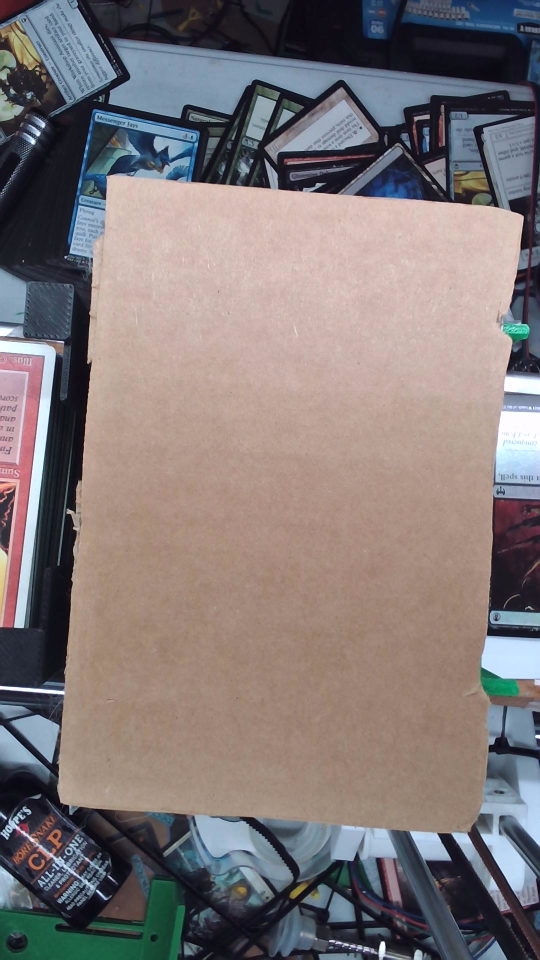
#> input picture staging_bg_ref.png, 1080 x 1920 px (shown at 1/2 size)
$ python -i detection_backup_20260412.py   (imports and definitions only)
#> lines starting #> are read from the running program, lines starting #| are printed output that depends on the picture; after the words box and inside, x2 and y2 are one past the last pixel; in counts of white or black regions, pixels touching at a corner belong together
#> further down, picture is the input picture: shape (1920, 1080, 3); mean B, G, R 119.8, 119.7, 128.4
# detection.py
# ---------------------------------------------------------------------------
# Contains detection-related functions:
#   1) find_card_contour_no_bg — primary detection (white background)
#   2) find_card_contour_bg_sub
#   3) get_perspective_corrected_card
#   4) contours_are_similar
#   5) detect_aruco_bounding_box — LEGACY, used by CLI only
#   6) scale_corners — LEGACY, used by CLI only
#   7) setup_bounding_box — LEGACY CLI interactive tool
#   8) save_bounding_box / load_bounding_box — LEGACY CLI only
#   9) color_correct_card — per-channel levels correction using card border
#  10) detect_on_white_background — PRIMARY detection for web server
#
# NOTE: The web server uses ONLY detect_on_white_background() for card
# detection. Bounding box functions (5-8) are retained for backward
# compatibility with CLI scripts (main.py, test_*.py) but are not used
# by the web interface.
# ---------------------------------------------------------------------------

import json
import cv2
import numpy as np

from config import (BOUNDING_BOX_PATH, STAGING_ROI_PATH, STAGING_BG_REF_PATH,
                    CARD_WIDTH, CARD_HEIGHT,
                    ART_REGION, ART_REGION_SAGA, ART_REGION_CLASS)


# ---------------------------------------------------------------------------
# Resolution-aware scaling helpers
# ---------------------------------------------------------------------------
# All hardcoded pixel thresholds and morphological kernel sizes in this module
# were originally calibrated at 1280x720 (the "reference" resolution). When
# the camera runs at a different resolution (e.g., 1920x1080) we need to
# scale these values proportionally or detection breaks — kernels are too
# small to close gaps, area thresholds are too low, Hough line lengths are
# too short, etc.
#
# _res_scale(value, frame) multiplies `value` by the ratio of the frame's
# width to the reference width (1280). For 1920x1080 this is 1.5x.

_REFERENCE_WIDTH = 1280


def _res_scale(value, frame, as_odd=False):
    """
    Scale a pixel-domain value from the reference resolution (1280 wide)
    to the actual frame resolution. Returns an int.

    If as_odd=True, ensures the result is odd (required for some OpenCV
    kernel sizes and block sizes).
    """
    if frame is None:
        return int(value)
    w = frame.shape[1] if len(frame.shape) >= 2 else _REFERENCE_WIDTH
    scaled = int(round(value * w / _REFERENCE_WIDTH))
    if as_odd and scaled % 2 == 0:
        scaled += 1
    return max(1, scaled)


def _res_scale_area(value, frame):
    """
    Scale an area threshold by the SQUARE of the resolution ratio.
    A card that occupies 10000 px² at 1280 wide occupies 22500 px² at 1920.
    """
    if frame is None:
        return int(value)
    w = frame.shape[1] if len(frame.shape) >= 2 else _REFERENCE_WIDTH
    ratio = w / _REFERENCE_WIDTH
    return int(round(value * ratio * ratio))


def _find_quad_contour(edge_img, min_area, expected_ratio, ratio_tolerance,
                       max_area=None, debug=False):
    """
    Find the best 4-point polygon contour in an edge image.
    Accepts contours with 4-8 vertices and refines them to 4 points
    using the minimum area bounding rectangle.

    :param max_area: If set, reject contours LARGER than this. Used when
                     detecting inside a staging ROI to reject the platform
                     outline or ROI boundary contour (which are bigger than
                     the card).
    """
    k = _res_scale(3, edge_img, as_odd=True)
    kernel = cv2.getStructuringElement(cv2.MORPH_RECT, (k, k))
    closed = cv2.morphologyEx(edge_img, cv2.MORPH_CLOSE, kernel)

    contours, _ = cv2.findContours(closed, cv2.RETR_EXTERNAL, cv2.CHAIN_APPROX_SIMPLE)
    if debug:
        print(f"[DEBUG-noBG] Found {len(contours)} contours")

    best_approx = None
    best_area = 0
    for cnt in contours:
        area = cv2.contourArea(cnt)
        if area < min_area:
            continue
        if max_area is not None and area > max_area:
            if debug:
                print(f"[DEBUG-noBG] Rejected contour: area {area:.0f} "
                      f"> max {max_area:.0f} (platform/ROI boundary?)")
            continue

        epsilon = 0.02 * cv2.arcLength(cnt, True)
        approx = cv2.approxPolyDP(cnt, epsilon, True)

        # Accept 4-point polygons directly
        # Also accept 5-8 point polygons (rounded corners, slight edge noise)
        # and use minAreaRect to get 4 clean corners
        if len(approx) < 4 or len(approx) > 8:
            if debug:
                print(f"[DEBUG-noBG] Rejected contour: {len(approx)} vertices")
            continue

        # Aspect ratio check
        if expected_ratio is not None:
            _, _, bw, bh = cv2.boundingRect(approx)
            ratio = max(bw, bh) / (min(bw, bh) + 1e-6)
            if abs(ratio - expected_ratio) / expected_ratio > ratio_tolerance:
                if debug:
                    print(f"[DEBUG-noBG] Rejected contour: "
                          f"ratio {ratio:.2f} vs expected {expected_ratio:.2f}")
                continue

        if area > best_area:
            best_area = area
            if len(approx) == 4:
                best_approx = approx
            else:
                # Refine to 4 corners using minAreaRect
                rect = cv2.minAreaRect(cnt)
                box = cv2.boxPoints(rect)
                best_approx = np.intp(box).reshape(4, 1, 2)

    return best_approx


def find_card_contour_no_bg(frame,
                            min_area=10000,
                            expected_ratio=None,
                            ratio_tolerance=0.25,
                            canny_low=50,
                            canny_high=150,
                            max_area=None,
                            debug=False):
    """
    Detects card contour in `frame` without using background subtraction.
    Returns the best approx (4-point polygon) or None if not found.

    Uses a multi-strategy approach:
      1) Canny edge detection (standard)
      2) Adaptive threshold (handles uneven lighting)
      3) Otsu threshold (fallback)

    :param frame: The input frame (BGR)
    :param min_area: Minimum area threshold to consider a contour as the card
    :param expected_ratio: Expected height/width ratio of the card (e.g. 1.4).
                           If provided, contours that don't match within
                           ratio_tolerance are rejected.
    :param ratio_tolerance: How far the contour's aspect ratio can deviate
                            from expected_ratio (fraction, default 0.25 = 25%)
    :param canny_low: Lower hysteresis threshold for Canny (default 50).
                      Edges with gradient in [low, high] are kept only if
                      connected to a gradient >= high.
    :param canny_high: Upper hysteresis threshold for Canny (default 150).
                       This is the minimum gradient that will SEED an edge.
                       Cards with softer outer borders (white card on
                       medium-tone background, gradient ~115) need this
                       LOWERED to ~80 or the outer border is invisible and
                       Canny locks onto the interior black frame instead.
    :param max_area: If set, reject contours LARGER than this. Used when
                     detecting inside a staging ROI to reject the platform
                     outline or ROI boundary contour.
    :param debug: Whether to show debug windows/prints
    :return: The best approx (4-point polygon) or None
    """
    # Scale min_area and kernel sizes to the actual frame resolution
    scaled_min_area = _res_scale_area(min_area, frame)

    gray = cv2.cvtColor(frame, cv2.COLOR_BGR2GRAY)
    if debug:
        cv2.imshow("Debug - Gray", gray)

    blur_k = _res_scale(5, frame, as_odd=True)
    blurred = cv2.GaussianBlur(gray, (blur_k, blur_k), 0)

    # --- Strategy 1: Canny edge detection ---
    edges = cv2.Canny(blurred, canny_low, canny_high)
    if debug:
        cv2.imshow("Debug - Edges (Canny)", edges)

    result = _find_quad_contour(edges, scaled_min_area, expected_ratio,
                                ratio_tolerance, max_area=max_area, debug=debug)
    if result is not None:
        return result

    # --- Strategy 2: Adaptive threshold ---
    if debug:
        print("[DEBUG-noBG] Canny failed, trying adaptive threshold...")
    adapt_block = _res_scale(15, frame, as_odd=True)
    adaptive = cv2.adaptiveThreshold(blurred, 255,
                                      cv2.ADAPTIVE_THRESH_GAUSSIAN_C,
                                      cv2.THRESH_BINARY_INV, adapt_block, 4)
    if debug:
        cv2.imshow("Debug - Adaptive", adaptive)

    result = _find_quad_contour(adaptive, scaled_min_area, expected_ratio,
                                ratio_tolerance, max_area=max_area, debug=debug)
    if result is not None:
        return result

    # --- Strategy 3: Otsu threshold ---
    if debug:
        print("[DEBUG-noBG] Adaptive failed, trying Otsu threshold...")
    _, otsu = cv2.threshold(blurred, 0, 255,
                            cv2.THRESH_BINARY_INV + cv2.THRESH_OTSU)
    if debug:
        cv2.imshow("Debug - Otsu", otsu)

    result = _find_quad_contour(otsu, scaled_min_area, expected_ratio,
                                ratio_tolerance, max_area=max_area, debug=debug)
    return result

# [50 lines left out: function find_card_contour_bg_sub, not called in this run]

def get_perspective_corrected_card(frame,
                                   approx,
                                   width=CARD_WIDTH,
                                   height=CARD_HEIGHT):
    """
    Warps the region of `frame` defined by the 4-point contour `approx`
    into a (width x height) image. Ensures the card's long edge ends up
    as the warp's long (vertical) edge, i.e. portrait orientation,
    regardless of how the card was rotated in the source frame.

    Defaults match Scryfall PNG dimensions (745x1040) so the warp produces
    images aligned with the hash DB's coordinate space.

    CRITICAL: the source points must be ordered such that the card's
    SHORT edges map to the dst's short edges and its LONG edges map to
    the dst's long edges — otherwise the warp stretches/squishes the
    card content and phash matching collapses to the noise floor.
    """
    pts = approx.reshape(4, 2).astype(np.float32)
    # Step 1: naive y-then-x sort. This works when the card is roughly
    # upright in the frame but fails for cards rotated ~45-90° because
    # the "top two by y" become the card's LEFT edge (long side),
    # which then gets mapped to the dst's short top edge.
    pts = sorted(pts, key=lambda x: x[1])
    top_two = pts[:2]
    bottom_two = pts[2:]
    top_left, top_right = sorted(top_two, key=lambda x: x[0])
    bottom_left, bottom_right = sorted(bottom_two, key=lambda x: x[0])

    # Step 2: check edge lengths. If the "top" edge is longer than the
    # "left" edge, the card is landscape-in-frame — our labels are 90°
    # off. Cyclically shift the ordering so the LONG card edges map to
    # the LONG dst edges (height) instead of getting squished into the
    # short dst edges (width).
    top_len = np.linalg.norm(np.array(top_right) - np.array(top_left))
    left_len = np.linalg.norm(np.array(bottom_left) - np.array(top_left))

    if top_len > left_len:
        # Cyclic shift by 1: [TL,TR,BR,BL] -> [TR,BR,BL,TL].
        # After the shift the previous "right edge" (long) becomes the
        # new "top edge", mapped to width, which is wrong. So we shift
        # the OTHER way: rotate the corner labels so the old "left
        # edge" (long) becomes the new "left edge" of the labeled
        # quad, i.e. shift by -1: [TL,TR,BR,BL] -> [BL,TL,TR,BR].
        top_left, top_right, bottom_right, bottom_left = (
            bottom_left, top_left, top_right, bottom_right)

    ordered = np.array([top_left, top_right, bottom_right, bottom_left],
                       dtype="float32")

    dst = np.array([
        [0, 0],
        [width - 1, 0],
        [width - 1, height - 1],
        [0, height - 1]
    ], dtype="float32")

    M = cv2.getPerspectiveTransform(ordered, dst)
    warped = cv2.warpPerspective(frame, M, (width, height))

    # Safety net: if for some reason we still got a landscape result
    # (e.g. source points were pathological), rotate it upright. With
    # the length-check fix above this path should rarely trigger.
    h, w, _ = warped.shape
    if w > h:
        warped = cv2.rotate(warped, cv2.ROTATE_90_CLOCKWISE)

    return warped

# [12 lines left out: function contours_are_similar, not called in this run]

# ----------------------------------------------------------------------------
# ArUco detection (adjusted for older OpenCV versions)
# ----------------------------------------------------------------------------
try:
    from cv2 import aruco
except ImportError:
    # If the user does not have opencv-contrib or is using older naming:
    # Fallback to legacy if needed. You might need:
    # from cv2 import aruco_legacy as aruco
    raise ImportError("OpenCV ArUco not found. Try installing opencv-contrib-python.")

ARUCO_DICT = aruco.getPredefinedDictionary(aruco.DICT_ARUCO_ORIGINAL)
ARUCO_PARAMS = aruco.DetectorParameters()


# [77 lines left out: functions detect_aruco_bounding_box, scale_corners, not called in this run]


# ----------------------------------------------------------------------------
# Click-to-set bounding box
# ----------------------------------------------------------------------------

_click_points = []
_click_frame = None


# [108 lines left out: functions _mouse_callback, setup_bounding_box, save_bounding_box, load_bounding_box, not called in this run]


# ----------------------------------------------------------------------------
# Staging area ROI — crop frame to just the staging surface
# ----------------------------------------------------------------------------

_staging_click_points = []
_staging_click_frame = None


# [92 lines left out: functions _staging_mouse_callback, setup_staging_roi, save_staging_roi, not called in this run]


def load_staging_roi():
    """Load saved staging ROI corners. Returns numpy array or None."""
    try:
        with open(STAGING_ROI_PATH, 'r') as f:
#> (reads staging_roi.json from the repository)
            data = json.load(f)
        corners = np.array(data, dtype=np.float32)
        if corners.shape == (4, 2):
            print(f"[staging] Loaded staging ROI from {STAGING_ROI_PATH}")
            return corners
    except (FileNotFoundError, json.JSONDecodeError, ValueError):
        pass
    return None


# [19 lines left out: function crop_to_staging_roi, not called in this run]


def deskew_card(card_img, max_angle=7):
    """
    Detect and correct slight rotation in a canonical card image.

    Uses Canny edge detection + Hough line transform to find the dominant
    angle of straight lines (card borders, text baselines, art box edges).
    Rotates to correct if the detected skew is within ±max_angle degrees.

    Returns the deskewed image.
    """
    gray = cv2.cvtColor(card_img, cv2.COLOR_BGR2GRAY)
    edges = cv2.Canny(gray, 50, 150, apertureSize=3)

    # Detect lines using probabilistic Hough transform.
    # These parameters are for the CANONICAL card image (always 745x1040
    # after perspective warp) — NOT the camera frame. Do NOT apply
    # _res_scale() here: the card image size is fixed regardless of
    # camera resolution, and scaling by 745/1280 = 0.58x would shrink
    # the thresholds to ~58% of their tuned values, accepting spurious
    # short/weak lines that corrupt the median angle estimate.
    min_line = 80
    max_gap = 10
    hough_thresh = 100
    lines = cv2.HoughLinesP(edges, 1, np.pi / 180,
                            threshold=hough_thresh,
                            minLineLength=min_line, maxLineGap=max_gap)

    if lines is None or len(lines) == 0:
        return card_img

    # Collect angles of all detected lines
    angles = []
    for line in lines:
        x1, y1, x2, y2 = line[0]
        dx = x2 - x1
        dy = y2 - y1
        # Only consider near-horizontal or near-vertical lines
        angle = np.degrees(np.arctan2(dy, dx))

        # Near-horizontal lines (card top/bottom edges, text baselines)
        if abs(angle) < max_angle:
            angles.append(angle)
        # Near-vertical lines (card side edges) — measure deviation from 90°
        elif abs(abs(angle) - 90) < max_angle:
            deviation = angle - 90 if angle > 0 else angle + 90
            angles.append(deviation)

    if not angles:
        return card_img

    # Use median angle to be robust against outliers
    median_angle = float(np.median(angles))

    # Only correct if the skew is meaningful (> 0.3°) but not too large
    if abs(median_angle) < 0.3 or abs(median_angle) > max_angle:
        return card_img

    # Rotate around center to correct the skew
    h, w = card_img.shape[:2]
    center = (w // 2, h // 2)
    M = cv2.getRotationMatrix2D(center, median_angle, 1.0)
    deskewed = cv2.warpAffine(card_img, M, (w, h),
                               flags=cv2.INTER_LINEAR,
                               borderMode=cv2.BORDER_REPLICATE)

    print(f"[deskew] Corrected {median_angle:.1f}° skew "
          f"(from {len(angles)} lines)")

    return deskewed


# [19 lines left out: function crop_to_bounding_box, not called in this run]


# ---------------------------------------------------------------------------
# Staging background reference — for background-subtraction detection
# ---------------------------------------------------------------------------

# In-memory cache of the loaded reference. Avoids disk I/O on every frame.
_STAGING_BG_CACHE = None
_STAGING_BG_MTIME = None


# [236 lines left out: functions save_staging_bg, load_staging_bg, _make_bgsub_foreground_mask, _sample_bg_fill_color, _find_card_rect_by_bgsub, not called in this run]


def detect_on_white_background(frame, debug=False):
    """
    Detect a card on the staging platform. Returns a canonical
    745x1040 card image (matching Scryfall PNG dimensions), or None
    if no card found.

    Detection strategy (in priority order):

      1) **Staging ROI** (preferred): If the user has defined a staging
         ROI (4 corners of the platform), mask the frame to that region
         and run edge-based contour detection inside it. This is fast
         (no background subtraction needed) and robust — the ROI
         excludes bins, equipment, and other clutter, so the biggest
         card-shaped contour inside the ROI is always the card.

      2) **Fallback — full-frame edge detection**: If no ROI is set,
         run contour detection on the entire frame. Works when the card
         has good contrast against the background.

    :param frame: Full camera frame (BGR) showing card on staging surface
    :param debug: Show debug windows
    :return: Canonical card image (CARD_WIDTH x CARD_HEIGHT), deskewed, or None
    """
    contour = None

    # --- Strategy 1: Staging ROI ---
    roi = load_staging_roi()
    if roi is not None:
        # Mask everything outside the ROI polygon to a uniform color
        # so edge detection only finds edges INSIDE the staging area.
        # Use the median color of the ROI CORNER patches as fill so
        # the mask boundary itself doesn't create spurious edges.
        # We sample from corners (not the entire ROI) because the card
        # sits in the middle and would contaminate a full-ROI median.
        roi_int = roi.astype(np.int32).reshape((-1, 1, 2))
        mask = np.zeros(frame.shape[:2], dtype=np.uint8)
        cv2.fillPoly(mask, [roi_int], 255)
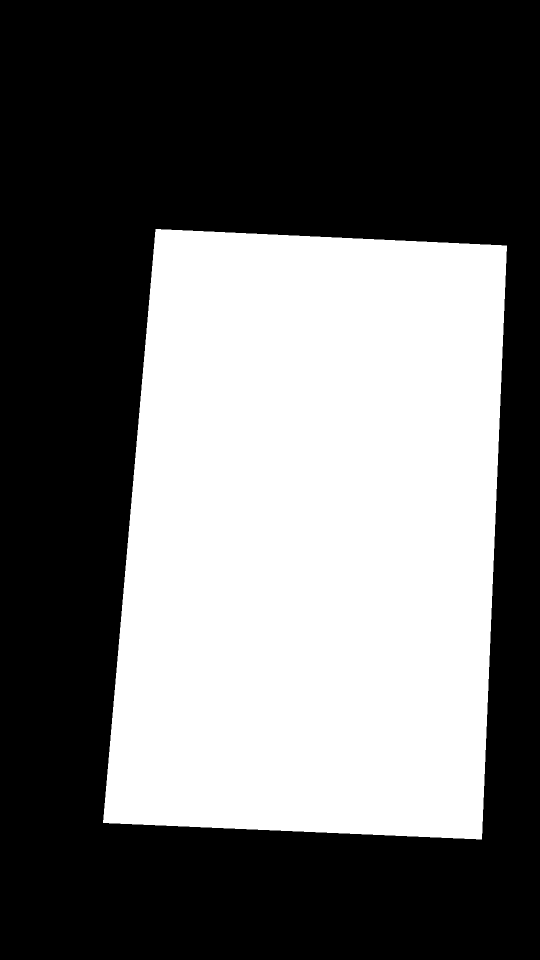
#> mask: shape (1920, 1080) (shown at 1/2 size); 42% white; 1 white region, box (x1, y1, x2, y2) and area: (206, 458, 1014, 1679) 870393

        # Calculate ROI area for max_area constraint.
        # The card should be smaller than the ROI — reject any contour
        # that is >= 70% of the ROI area (it's the platform outline).
        roi_area = cv2.contourArea(roi_int)
        max_area = roi_area * 0.7

        # Sample fill color from small patches at each ROI corner.
        # Each patch is a 30x30 region centered on the corner point,
        # clipped to frame bounds. These corners show the bare platform
        # surface (the card is always in the interior, not the corners).
        h, w = frame.shape[:2]
        patch_r = 15  # half-width of the sampling patch
        corner_pixels = []
        for pt in roi.reshape(-1, 2):
            cx, cy = int(pt[0]), int(pt[1])
            y1 = max(0, cy - patch_r)
            y2 = min(h, cy + patch_r)
            x1 = max(0, cx - patch_r)
            x2 = min(w, cx + patch_r)
            if y2 > y1 and x2 > x1:
                corner_pixels.append(frame[y1:y2, x1:x2].reshape(-1, 3))
#> after the loop, corner_pixels = 4 items
        if corner_pixels:
            all_corner_px = np.concatenate(corner_pixels, axis=0)
            fill = np.median(all_corner_px, axis=0).astype(np.uint8)
#> fill = [182, 189, 210]
            fill_color = tuple(int(c) for c in fill)
#> fill_color = (182, 189, 210)
        else:
            fill_color = (180, 180, 180)

        roi_frame = frame.copy()
        roi_frame[mask == 0] = fill_color
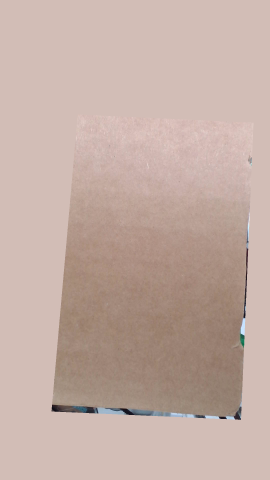
#> roi_frame: shape (1920, 1080, 3) (shown at 1/4 size); mean B, G, R 164.2, 173, 195.3

        if debug:
            print(f"[detect_white] ROI area={roi_area:.0f}, "
                  f"max_area={max_area:.0f}, fill_color={fill_color}")
            cv2.imshow("Debug - ROI masked frame", roi_frame)

        contour = find_card_contour_no_bg(
            roi_frame,
            min_area=10000,
            expected_ratio=1.4,
            ratio_tolerance=0.25,
            max_area=max_area,
            debug=debug)
#> in find_card_contour_no_bg, `scaled_min_area = _res_scale_area(min_area, frame)`: scaled_min_area = 7119
#> in find_card_contour_no_bg, `gray = cv2.cvtColor(frame, cv2.COLOR_BGR2GRAY)`:
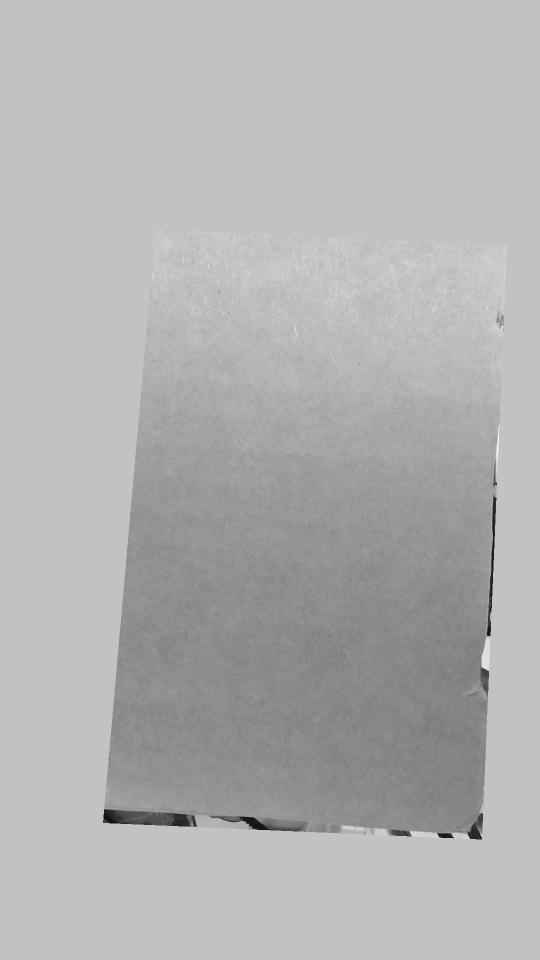
#> gray: shape (1920, 1080) (shown at 1/2 size); min 7, max 254, mean 178.3
#> (the rest of the program and of its run is left out)
